Frame 1 (no input): blank canvas, image omitted
Frame 60 (no input): blank canvas, image omitted
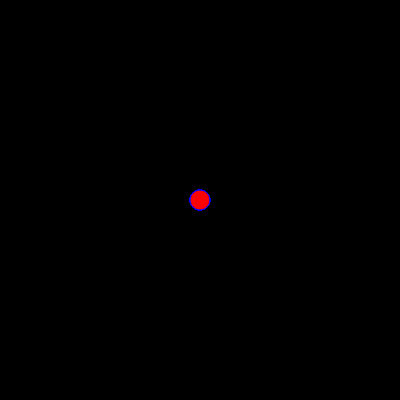
Frame 120 (the mouse pressed at the canvas centre since frame 60)

The p5.js sketch whose frames 1 and 60 were blank and that drew this single picture after the mouse press (run headless with seeded random() and noise() and a simulated clock; from frame 60 on, the mouse is pressed at the canvas centre):

// p5.js sketch
// ── sketch.js
function setup() {
    createCanvas(400, 400);
    background("black")
  }
  
  function draw() {
    stroke("blue");
    fill("red");
    
    
    if (mouseIsPressed) {
      circle(mouseX, mouseY, 20, 35);
    }
  }
